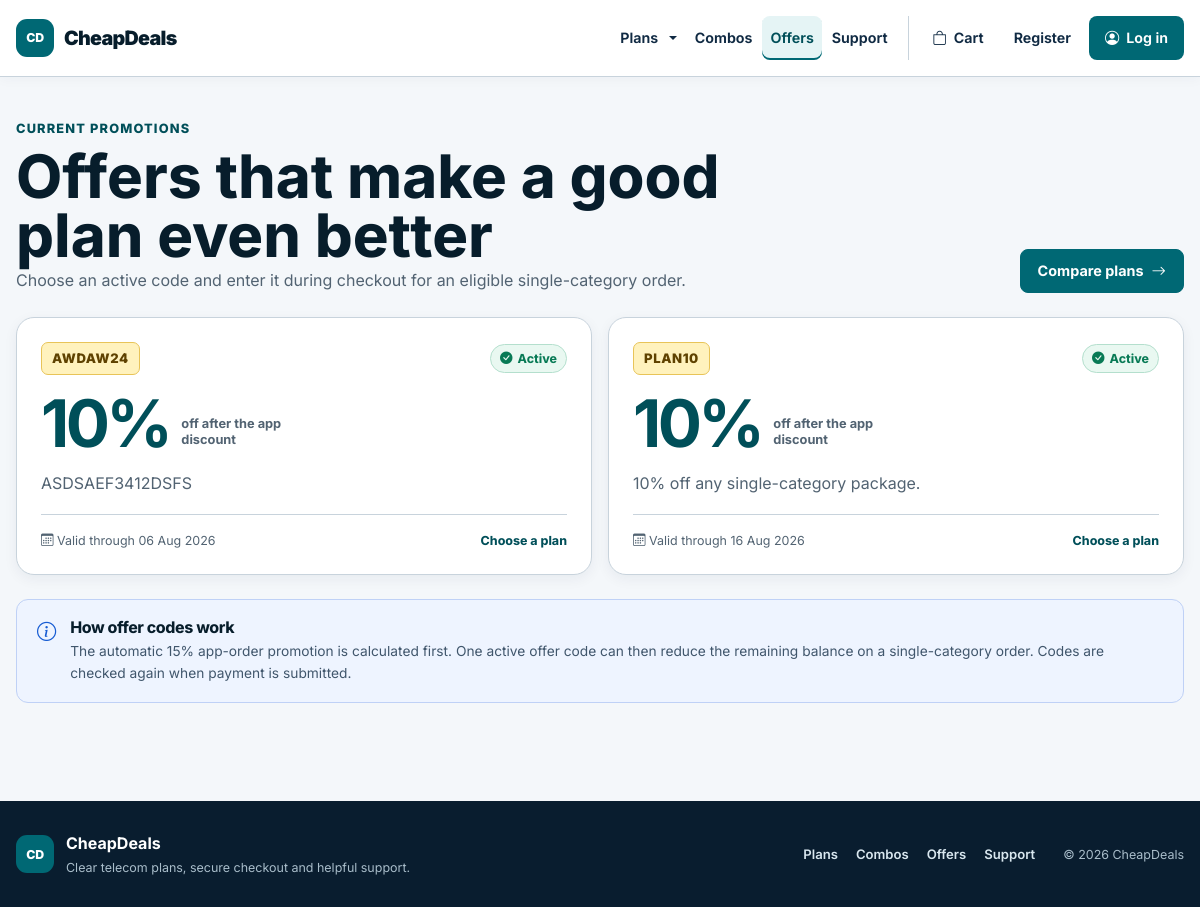
/COMP1807/cheapdeals/public/offers, run on the app's committed database.
### tables this page shows
CREATE TABLE `offers` (
  `id` int(11) NOT NULL,
  `code` varchar(50) DEFAULT NULL,
  `description` text DEFAULT NULL,
  `discount_percent` int(11) DEFAULT NULL,
  `expiry_date` date DEFAULT NULL,
  `is_active` tinyint(1) NOT NULL DEFAULT 1
);

### app/core/Controller.php (called while the page is built, shortened)
<?php
class Controller
{
    protected function view(string $view, array $data = []): void
    {
        extract($data);
        require APP_ROOT . '/views/layout/header.php';
        require APP_ROOT . '/views/layout/navbar.php';
        require APP_ROOT . '/views/' . $view . '.php';
        require APP_ROOT . '/views/layout/footer.php';
    }
}

### app/controllers/OfferController.php (called while the page is built)
<?php
class OfferController extends Controller
{
    public function index(): void
    {
        $this->view('offer/index', [
            'title' => 'Special offers',
            'offers' => (new Offer($this->db))->active(),
        ]);
    }
}

### app/core/Router.php (called while the page is built, shortened)
<?php
class Router
{
    private array $routes = [];
    public function get(string $path, array $handler): void
    {
        $this->routes['GET'][$this->normalize($path)] = $handler;
    }
    public function post(string $path, array $handler): void
    {
        $this->routes['POST'][$this->normalize($path)] = $handler;
    }
    public function dispatch(): void
    {
        $path = $this->normalize((string) parse_url($_SERVER['REQUEST_URI'], PHP_URL_PATH));
        $base = $this->normalize(BASE_PATH);
        if ($base !== '/' && str_starts_with($path, $base)) {
            $path = $this->normalize(substr($path, strlen($base)));
        }
        $method = $_SERVER['REQUEST_METHOD'] ?? 'GET';
        $handler = $this->routes[$method][$path] ?? null;
        [$controller, $action] = $handler;
        (new $controller())->$action();
    }
    private function normalize(string $path): string
    {
        $path = '/' . trim($path, '/');
        return $path === '//' ? '/' : $path;
    }
}

### public/index.php (called while the page is built, shortened)
<?php
require_once __DIR__ . '/../app/config/config.php';
require_once APP_ROOT . '/core/Database.php';
require_once APP_ROOT . '/core/Controller.php';
require_once APP_ROOT . '/core/Router.php';
$router = new Router();
$router->get('/', [PackageController::class, 'index']);
$router->get('/packages', [PackageController::class, 'index']);
$router->get('/package', [PackageController::class, 'detail']);
$router->get('/combos', [DealController::class, 'index']);
$router->get('/combo', [DealController::class, 'detail']);
$router->get('/offers', [OfferController::class, 'index']);
$router->get('/enquiry', [EnquiryController::class, 'create']);
$router->post('/enquiry', [EnquiryController::class, 'store']);
$router->get('/messages', [CustomerController::class, 'messages']);
$router->get('/checkout', [OrderController::class, 'checkout']);
$router->post('/checkout', [OrderController::class, 'store']);
$router->get('/order/success', [OrderController::class, 'success']);
$router->post('/cart/add', [CartController::class, 'add']);
$router->post('/cart/add-deal', [CartController::class, 'addDeal']);
$router->post('/cart/update', [CartController::class, 'update']);
$router->post('/cart/remove', [CartController::class, 'remove']);
$router->get('/payment', [PaymentController::class, 'payment']);
$router->post('/payment', [PaymentController::class, 'store']);
$router->get('/login', [AuthController::class, 'login']);
$router->post('/login', [AuthController::class, 'authenticate']);
$router->get(
    '/forgot-password',
    [AuthController::class, 'forgotPassword']
);
$router->post(
    '/forgot-password/verify',
    [AuthController::class, 'verifyResetAccount']
);
$router->post(
    '/forgot-password/reset',
    [AuthController::class, 'resetPassword']
);
$router->get('/register', [AuthController::class, 'register']);
$router->post('/register', [AuthController::class, 'store']);
$router->get(
    '/register/success',
    [AuthController::class, 'registrationSuccess']
);
$router->get('/logout', [AuthController::class, 'logout']);
$router->post('/logout', [AuthController::class, 'logout']);
$router->get('/account', [CustomerController::class, 'account']);
$router->get('/bill', [CustomerController::class, 'bill']);
$router->get('/subscription', [CustomerController::class, 'subscription']);
$router->post('/subscription/update', [CustomerController::class, 'updateSubscription']);
$router->get('/profile', [CustomerController::class, 'profile']);
$router->post('/profile', [CustomerController::class, 'update']);
$router->post(
    '/profile/payment',
    [CustomerController::class, 'updatePayment']
);
$router->post(
    '/profile/password',
    [CustomerController::class, 'changePassword']
);
$router->get('/crm', [CRMController::class, 'dashboard']);
$router->get('/crm/packages', [CRMController::class, 'packages']);
$router->get('/crm/orders', [CRMController::class, 'orders']);
$router->get('/crm/subscription-changes', [CRMController::class, 'subscriptionChanges']);
$router->get('/crm/customers', [CRMController::class, 'customers']);
$router->post('/crm/customers/create', [CRMController::class, 'createCustomer']);
$router->get('/crm/customer', [CRMController::class, 'customerDetail']);
$router->get('/crm/records', [CRMController::class, 'records']);
$router->get('/crm/record', [CRMController::class, 'recordDetail']);
$router->get('/crm/telephone-order', [CRMController::class, 'telephoneOrder']);
$router->post('/crm/telephone-order/verify', [CRMController::class, 'verifyTelephoneCustomer']);
$router->post('/crm/telephone-order/create-customer', [CRMController::class, 'createTelephoneCustomer']);
$router->post('/crm/telephone-order/place', [CRMController::class, 'placeTelephoneOrder']);
$router->post('/crm/telephone-order/cancel', [CRMController::class, 'cancelTelephoneOrder']);
$router->get('/crm/enquiries', [CRMController::class, 'enquiries']);
$router->get('/crm/enquiries/customer', [CRMController::class, 'customerEnquiries']);
$router->post('/crm/enquiries/reply', [CRMController::class, 'replyEnquiry']);
$router->get('/crm/package/add', [CRMController::class, 'addPackage']);
$router->get('/crm/package/edit', [CRMController::class, 'editPackage']);
$router->post('/crm/package/save', [CRMController::class, 'savePackage']);
$router->post('/crm/package/delete', [CRMController::class, 'deletePackage']);
$router->post('/crm/package/reactivate', [CRMController::class, 'reactivatePackage']);
$router->get('/crm/offers', [AdminOfferController::class, 'index']);
$router->get('/crm/offer/add', [AdminOfferController::class, 'add']);
$router->get('/crm/offer/edit', [AdminOfferController::class, 'edit']);
$router->post('/crm/offer/save', [AdminOfferController::class, 'save']);
$router->post('/crm/offer/archive', [AdminOfferController::class, 'archive']);
$router->post('/crm/offer/reactivate', [AdminOfferController::class, 'reactivate']);
$router->post(
    '/profile/payment/add',
    [CustomerController::class, 'addPaymentMethod']
);
$router->post(
    '/profile/payment/verify',
    [CustomerController::class, 'verifyPaymentMethod']
);
$router->post(
    '/profile/payment/delete',
    [CustomerController::class, 'deletePaymentMethod']
);
$router->post(
    '/profile/payment/default',
    [CustomerController::class, 'setDefaultPaymentMethod']
);
$router->dispatch();

### app/config/config.php (called while the page is built, shortened)
<?php
function url(string $path = ''): string
{
    $path = '/' . ltrim($path, '/');
    return (BASE_PATH ?: '') . ($path === '/' ? '/' : $path);
}
function e(?string $value): string
{
    return htmlspecialchars((string) $value, ENT_QUOTES, 'UTF-8');
}

### app/core/Database.php (called while the page is built, shortened)
<?php
class Database
{
    private PDO $pdo;
    public function __construct()
    {
        $dsn = 'mysql:host=' . DB_HOST . ';dbname=' . DB_NAME . ';charset=utf8mb4';
        $this->pdo = new PDO($dsn, DB_USER, DB_PASS, [
            PDO::ATTR_ERRMODE => PDO::ERRMODE_EXCEPTION,
            PDO::ATTR_DEFAULT_FETCH_MODE => PDO::FETCH_ASSOC,
        ]);
    }
    public function fetchAll(string $sql, array $params = []): array
    {
        $stmt = $this->pdo->prepare($sql);
        $stmt->execute($params);
        return $stmt->fetchAll();
    }
    public function execute(string $sql, array $params = []): bool
    {
        $stmt = $this->pdo->prepare($sql);
        return $stmt->execute($params);
    }
}

### app/models/Offer.php (called while the page is built, shortened)
<?php
class Offer
{
    public function active(): array
    {
        return $this->db->fetchAll(
            'SELECT * FROM offers
             WHERE is_active = 1
               AND (expiry_date IS NULL OR expiry_date >= CURDATE())
             ORDER BY discount_percent DESC, expiry_date ASC'
        );
    }
}

### app/views/offer/index.php (the view, shortened to what this page needs)
<section class="section offer-page">
    <header class="section-heading offer-page-heading">
        <div>
            <p class="eyebrow">Current promotions</p>
            <h1>Offers that make a good plan even better</h1>
            <p>Choose an active code and enter it during checkout for an eligible single-category order.</p>
        </div>
        <a class="btn primary" href="<?= url('/packages') ?>">
            Compare plans <i class="bi bi-arrow-right" aria-hidden="true"></i>
        </a>
    </header>
    <?php if ($offers): ?>
        <div class="offer-grid public-offer-grid">
            <?php foreach ($offers as $offer): ?>
                <article class="offer-card public-offer-card">
                    <div class="public-offer-topline">
                        <span class="offer-code-chip"><?= e($offer['code']) ?></span>
                        <span class="status-pill is-success"><i class="bi bi-check-circle-fill" aria-hidden="true"></i> Active</span>
                    </div>
                    <div class="public-offer-saving">
                        <strong><?= (int) $offer['discount_percent'] ?>%</strong>
                        <span>off after the app discount</span>
                    </div>
                    <p><?= e($offer['description']) ?></p>
                    <footer>
                        <span><i class="bi bi-calendar3" aria-hidden="true"></i>
                            <?php if (!empty($offer['expiry_date'])): ?>
                                Valid through <time datetime="<?= e($offer['expiry_date']) ?>"><?= e(date('d M Y', strtotime($offer['expiry_date']))) ?></time>
                            <?php else: ?>
                                No expiry date
                            <?php endif; ?>
                        </span>
                        <a href="<?= url('/packages') ?>">Choose a plan</a>
                    </footer>
                </article>
            <?php endforeach; ?>
        </div>
    <?php endif; ?>
    <aside class="offer-terms" aria-labelledby="offer-terms-title">
        <i class="bi bi-info-circle" aria-hidden="true"></i>
        <div>
            <h2 id="offer-terms-title">How offer codes work</h2>
            <p>The automatic 15% app-order promotion is calculated first. One active offer code can then reduce the remaining balance on a single-category order. Codes are checked again when payment is submitted.</p>
        </div>
    </aside>
</section>

### data on the page
offers: code "AWDAW24", discount_percent "10", description "ASDSAEF3412DSFS", expiry_date "06 Aug 2026"
offers: code "PLAN10", discount_percent "10", description "10% off any single-category package.", expiry_date "16 Aug 2026"
